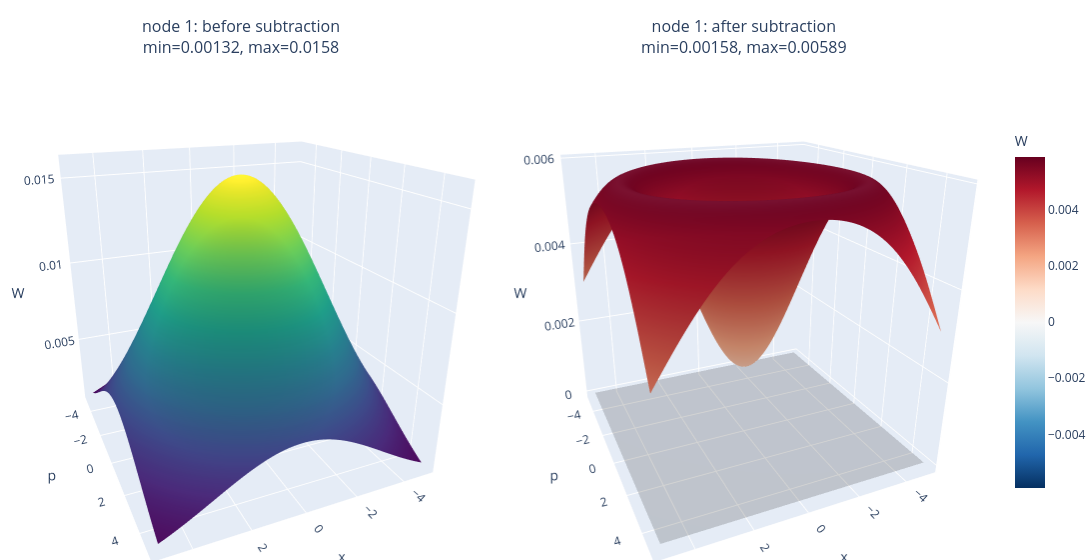
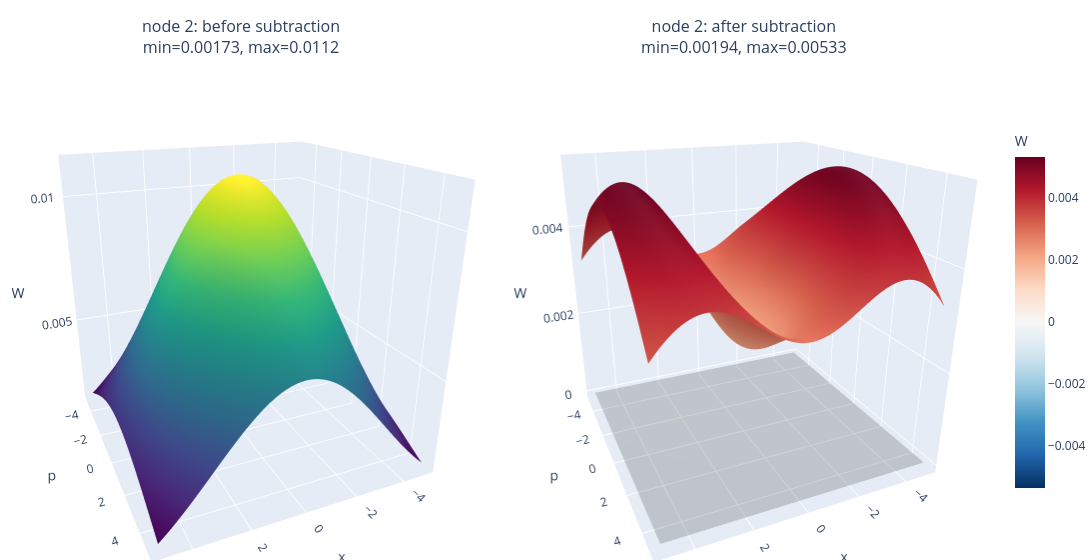
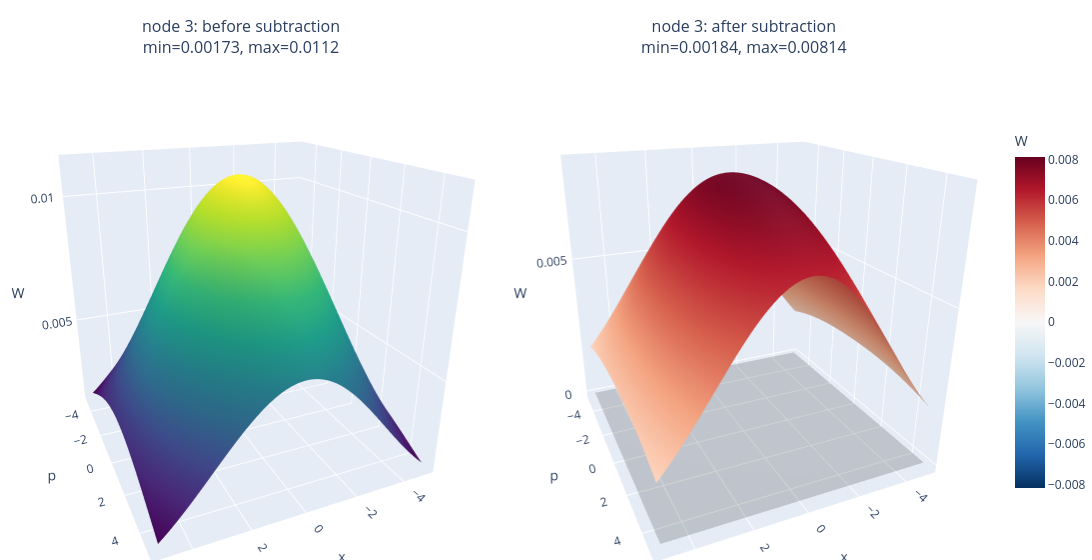
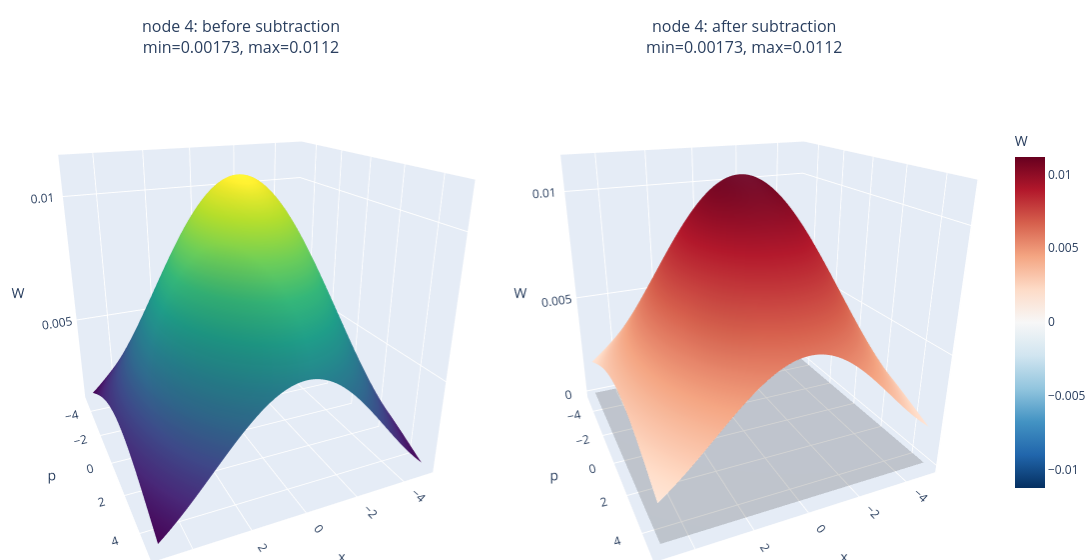

These figures' notebook cell, in order:
### Code cell
# 1부터 m까지의 노드에 대해, plot_static이 True이면 정적 3D plot을 그리고, plot_interactive이 True이면 인터랙티브 3D plot을 그린다. 
nodes_to_plot = range(1, m + 1)
plot_static = True
plot_interactive = False#True

# 노드별로 그리기 위해서 다음과 같이 정의
for node in nodes_to_plot:
    if plot_static:
        plot_node_wigner_3d_static(V, A_minus, node=node, m=m, xlim=10, n=100)

    if plot_interactive:
        plot_node_wigner_3d_interactive(V, A_minus, node=node, m=m, xlim=10, n=100)

### Figure 1 — Plotly figure (JSON) as saved in the notebook; plotly's stock layout.template omitted (floating-point values rounded to 4 significant figures; data arrays with more than 128 entries replaced by an {"elided": "..."} marker saying what was removed)
{"data": [{"colorscale": [[0, "#440154"], [0.1111, "#482878"], [0.2222, "#3e4989"], [0.3333, "#31688e"], [0.4444, "#26828e"], [0.5556, "#1f9e89"], [0.6667, "#35b779"], [0.7778, "#6ece58"], [0.8889, "#b5de2b"], [1, "#fde725"]], "scene": "scene", "showscale": false, "type": "surface", "x": {"elided": "100x100 float values"}, "y": {"elided": "100x100 float values"}, "z": {"elided": "100x100 float values"}}, {"cmax": 0.00589, "cmin": -0.00589, "colorbar": {"len": 0.75, "title": {"text": "W"}, "x": 1.02}, "colorscale": [[0, "rgb(5,48,97)"], [0.1, "rgb(33,102,172)"], [0.2, "rgb(67,147,195)"], [0.3, "rgb(146,197,222)"], [0.4, "rgb(209,229,240)"], [0.5, "rgb(247,247,247)"], [0.6, "rgb(253,219,199)"], [0.7, "rgb(244,165,130)"], [0.8, "rgb(214,96,77)"], [0.9, "rgb(178,24,43)"], [1, "rgb(103,0,31)"]], "scene": "scene2", "showscale": true, "type": "surface", "x": {"elided": "100x100 float values"}, "y": {"elided": "100x100 float values"}, "z": {"elided": "100x100 float values"}}, {"colorscale": [[0, "black"], [1, "black"]], "hoverinfo": "skip", "opacity": 0.18, "scene": "scene2", "showscale": false, "surfacecolor": {"elided": "100x100 float values"}, "type": "surface", "x": {"elided": "100x100 float values"}, "y": {"elided": "100x100 float values"}, "z": {"elided": "100x100 float values"}}], "layout": {"annotations": [{"font": {"size": 16}, "showarrow": false, "text": "node 1: before subtraction<br>min=0.00132, max=0.0158", "x": 0.245, "xanchor": "center", "xref": "paper", "y": 1, "yanchor": "bottom", "yref": "paper"}, {"font": {"size": 16}, "showarrow": false, "text": "node 1: after subtraction<br>min=0.00158, max=0.00589", "x": 0.755, "xanchor": "center", "xref": "paper", "y": 1, "yanchor": "bottom", "yref": "paper"}], "height": 560, "margin": {"b": 0, "l": 0, "r": 0, "t": 60}, "scene": {"aspectmode": "cube", "camera": {"eye": {"x": 0.8, "y": 1.8, "z": 0.8}}, "domain": {"x": [0, 0.49], "y": [0, 1]}, "xaxis": {"title": {"text": "x"}}, "yaxis": {"title": {"text": "p"}}, "zaxis": {"title": {"text": "W"}}}, "scene2": {"aspectmode": "cube", "camera": {"eye": {"x": 0.8, "y": 1.8, "z": 0.8}}, "domain": {"x": [0.51, 1], "y": [0, 1]}, "xaxis": {"title": {"text": "x"}}, "yaxis": {"title": {"text": "p"}}, "zaxis": {"title": {"text": "W"}}}, "width": 1150}}

### Figure 2 — Plotly figure (JSON) as saved in the notebook; plotly's stock layout.template omitted (floating-point values rounded to 4 significant figures; data arrays with more than 128 entries replaced by an {"elided": "..."} marker saying what was removed)
{"data": [{"colorscale": [[0, "#440154"], [0.1111, "#482878"], [0.2222, "#3e4989"], [0.3333, "#31688e"], [0.4444, "#26828e"], [0.5556, "#1f9e89"], [0.6667, "#35b779"], [0.7778, "#6ece58"], [0.8889, "#b5de2b"], [1, "#fde725"]], "scene": "scene", "showscale": false, "type": "surface", "x": {"elided": "100x100 float values"}, "y": {"elided": "100x100 float values"}, "z": {"elided": "100x100 float values"}}, {"cmax": 0.005335, "cmin": -0.005335, "colorbar": {"len": 0.75, "title": {"text": "W"}, "x": 1.02}, "colorscale": [[0, "rgb(5,48,97)"], [0.1, "rgb(33,102,172)"], [0.2, "rgb(67,147,195)"], [0.3, "rgb(146,197,222)"], [0.4, "rgb(209,229,240)"], [0.5, "rgb(247,247,247)"], [0.6, "rgb(253,219,199)"], [0.7, "rgb(244,165,130)"], [0.8, "rgb(214,96,77)"], [0.9, "rgb(178,24,43)"], [1, "rgb(103,0,31)"]], "scene": "scene2", "showscale": true, "type": "surface", "x": {"elided": "100x100 float values"}, "y": {"elided": "100x100 float values"}, "z": {"elided": "100x100 float values"}}, {"colorscale": [[0, "black"], [1, "black"]], "hoverinfo": "skip", "opacity": 0.18, "scene": "scene2", "showscale": false, "surfacecolor": {"elided": "100x100 float values"}, "type": "surface", "x": {"elided": "100x100 float values"}, "y": {"elided": "100x100 float values"}, "z": {"elided": "100x100 float values"}}], "layout": {"annotations": [{"font": {"size": 16}, "showarrow": false, "text": "node 2: before subtraction<br>min=0.00173, max=0.0112", "x": 0.245, "xanchor": "center", "xref": "paper", "y": 1, "yanchor": "bottom", "yref": "paper"}, {"font": {"size": 16}, "showarrow": false, "text": "node 2: after subtraction<br>min=0.00194, max=0.00533", "x": 0.755, "xanchor": "center", "xref": "paper", "y": 1, "yanchor": "bottom", "yref": "paper"}], "height": 560, "margin": {"b": 0, "l": 0, "r": 0, "t": 60}, "scene": {"aspectmode": "cube", "camera": {"eye": {"x": 0.8, "y": 1.8, "z": 0.8}}, "domain": {"x": [0, 0.49], "y": [0, 1]}, "xaxis": {"title": {"text": "x"}}, "yaxis": {"title": {"text": "p"}}, "zaxis": {"title": {"text": "W"}}}, "scene2": {"aspectmode": "cube", "camera": {"eye": {"x": 0.8, "y": 1.8, "z": 0.8}}, "domain": {"x": [0.51, 1], "y": [0, 1]}, "xaxis": {"title": {"text": "x"}}, "yaxis": {"title": {"text": "p"}}, "zaxis": {"title": {"text": "W"}}}, "width": 1150}}

### Figure 3 — Plotly figure (JSON) as saved in the notebook; plotly's stock layout.template omitted (floating-point values rounded to 4 significant figures; data arrays with more than 128 entries replaced by an {"elided": "..."} marker saying what was removed)
{"data": [{"colorscale": [[0, "#440154"], [0.1111, "#482878"], [0.2222, "#3e4989"], [0.3333, "#31688e"], [0.4444, "#26828e"], [0.5556, "#1f9e89"], [0.6667, "#35b779"], [0.7778, "#6ece58"], [0.8889, "#b5de2b"], [1, "#fde725"]], "scene": "scene", "showscale": false, "type": "surface", "x": {"elided": "100x100 float values"}, "y": {"elided": "100x100 float values"}, "z": {"elided": "100x100 float values"}}, {"cmax": 0.008139, "cmin": -0.008139, "colorbar": {"len": 0.75, "title": {"text": "W"}, "x": 1.02}, "colorscale": [[0, "rgb(5,48,97)"], [0.1, "rgb(33,102,172)"], [0.2, "rgb(67,147,195)"], [0.3, "rgb(146,197,222)"], [0.4, "rgb(209,229,240)"], [0.5, "rgb(247,247,247)"], [0.6, "rgb(253,219,199)"], [0.7, "rgb(244,165,130)"], [0.8, "rgb(214,96,77)"], [0.9, "rgb(178,24,43)"], [1, "rgb(103,0,31)"]], "scene": "scene2", "showscale": true, "type": "surface", "x": {"elided": "100x100 float values"}, "y": {"elided": "100x100 float values"}, "z": {"elided": "100x100 float values"}}, {"colorscale": [[0, "black"], [1, "black"]], "hoverinfo": "skip", "opacity": 0.18, "scene": "scene2", "showscale": false, "surfacecolor": {"elided": "100x100 float values"}, "type": "surface", "x": {"elided": "100x100 float values"}, "y": {"elided": "100x100 float values"}, "z": {"elided": "100x100 float values"}}], "layout": {"annotations": [{"font": {"size": 16}, "showarrow": false, "text": "node 3: before subtraction<br>min=0.00173, max=0.0112", "x": 0.245, "xanchor": "center", "xref": "paper", "y": 1, "yanchor": "bottom", "yref": "paper"}, {"font": {"size": 16}, "showarrow": false, "text": "node 3: after subtraction<br>min=0.00184, max=0.00814", "x": 0.755, "xanchor": "center", "xref": "paper", "y": 1, "yanchor": "bottom", "yref": "paper"}], "height": 560, "margin": {"b": 0, "l": 0, "r": 0, "t": 60}, "scene": {"aspectmode": "cube", "camera": {"eye": {"x": 0.8, "y": 1.8, "z": 0.8}}, "domain": {"x": [0, 0.49], "y": [0, 1]}, "xaxis": {"title": {"text": "x"}}, "yaxis": {"title": {"text": "p"}}, "zaxis": {"title": {"text": "W"}}}, "scene2": {"aspectmode": "cube", "camera": {"eye": {"x": 0.8, "y": 1.8, "z": 0.8}}, "domain": {"x": [0.51, 1], "y": [0, 1]}, "xaxis": {"title": {"text": "x"}}, "yaxis": {"title": {"text": "p"}}, "zaxis": {"title": {"text": "W"}}}, "width": 1150}}

### Figure 4 — Plotly figure (JSON) as saved in the notebook; plotly's stock layout.template omitted (floating-point values rounded to 4 significant figures; data arrays with more than 128 entries replaced by an {"elided": "..."} marker saying what was removed)
{"data": [{"colorscale": [[0, "#440154"], [0.1111, "#482878"], [0.2222, "#3e4989"], [0.3333, "#31688e"], [0.4444, "#26828e"], [0.5556, "#1f9e89"], [0.6667, "#35b779"], [0.7778, "#6ece58"], [0.8889, "#b5de2b"], [1, "#fde725"]], "scene": "scene", "showscale": false, "type": "surface", "x": {"elided": "100x100 float values"}, "y": {"elided": "100x100 float values"}, "z": {"elided": "100x100 float values"}}, {"cmax": 0.01122, "cmin": -0.01122, "colorbar": {"len": 0.75, "title": {"text": "W"}, "x": 1.02}, "colorscale": [[0, "rgb(5,48,97)"], [0.1, "rgb(33,102,172)"], [0.2, "rgb(67,147,195)"], [0.3, "rgb(146,197,222)"], [0.4, "rgb(209,229,240)"], [0.5, "rgb(247,247,247)"], [0.6, "rgb(253,219,199)"], [0.7, "rgb(244,165,130)"], [0.8, "rgb(214,96,77)"], [0.9, "rgb(178,24,43)"], [1, "rgb(103,0,31)"]], "scene": "scene2", "showscale": true, "type": "surface", "x": {"elided": "100x100 float values"}, "y": {"elided": "100x100 float values"}, "z": {"elided": "100x100 float values"}}, {"colorscale": [[0, "black"], [1, "black"]], "hoverinfo": "skip", "opacity": 0.18, "scene": "scene2", "showscale": false, "surfacecolor": {"elided": "100x100 float values"}, "type": "surface", "x": {"elided": "100x100 float values"}, "y": {"elided": "100x100 float values"}, "z": {"elided": "100x100 float values"}}], "layout": {"annotations": [{"font": {"size": 16}, "showarrow": false, "text": "node 4: before subtraction<br>min=0.00173, max=0.0112", "x": 0.245, "xanchor": "center", "xref": "paper", "y": 1, "yanchor": "bottom", "yref": "paper"}, {"font": {"size": 16}, "showarrow": false, "text": "node 4: after subtraction<br>min=0.00173, max=0.0112", "x": 0.755, "xanchor": "center", "xref": "paper", "y": 1, "yanchor": "bottom", "yref": "paper"}], "height": 560, "margin": {"b": 0, "l": 0, "r": 0, "t": 60}, "scene": {"aspectmode": "cube", "camera": {"eye": {"x": 0.8, "y": 1.8, "z": 0.8}}, "domain": {"x": [0, 0.49], "y": [0, 1]}, "xaxis": {"title": {"text": "x"}}, "yaxis": {"title": {"text": "p"}}, "zaxis": {"title": {"text": "W"}}}, "scene2": {"aspectmode": "cube", "camera": {"eye": {"x": 0.8, "y": 1.8, "z": 0.8}}, "domain": {"x": [0.51, 1], "y": [0, 1]}, "xaxis": {"title": {"text": "x"}}, "yaxis": {"title": {"text": "p"}}, "zaxis": {"title": {"text": "W"}}}, "width": 1150}}
